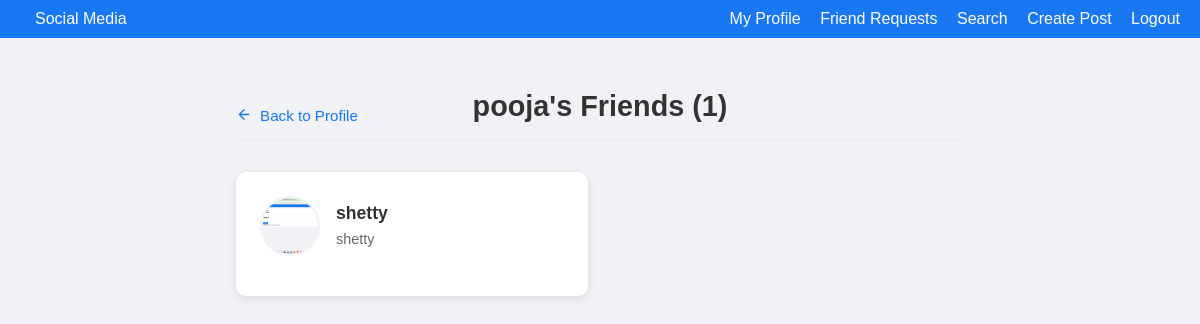
Screenshot of /friends/pooja/ (signed in) with the database file from the repository.
### core/models.py (models this page shows, shortened)
class User(AbstractUser):
    bio = models.TextField(max_length=500, blank=True)
    profile_pic = models.ImageField(
        upload_to='profile_pics/',
        default='profile_pics/default.png',
        validators=[FileExtensionValidator(['jpg', 'jpeg', 'png'])]
    )
    groups = models.ManyToManyField(
        'auth.Group',
        verbose_name='groups',
        blank=True,
        help_text='The groups this user belongs to. A user will get all permissions granted to each of their groups.',
        related_name="core_user_groups",
        related_query_name="user",
    )
    user_permissions = models.ManyToManyField(
        'auth.Permission',
        verbose_name='user permissions',
        blank=True,
        help_text='Specific permissions for this user.',
        related_name="core_user_permissions",
        related_query_name="user",
    )

### core/views.py (the view)
# urls.py: path('friends/<str:username>/', views.friends_list_view, name='friends_list'),
@login_required
def friends_list_view(request, username):
    user = get_object_or_404(User, username=username)
    is_own_profile = (request.user == user)
    friendships = Friendship.objects.filter(
        Q(user1=user) | Q(user2=user)
    )
    friends = []
    for friendship in friendships:
        friend = friendship.user1 if friendship.user1 != user else friendship.user2
        friends.append(friend)
    context = {
        'profile_user': user,
        'friends': friends,
        'is_own_profile': is_own_profile,
    }
    return render(request, 'core/friends_list.html', context)

### templates/core/friends_list.html (shortened to what this page needs)
{% extends 'core/base.html' %}
{% block content %}
<div class="friends-container">
    <div class="friends-header">
        <a href="{% url 'profile' profile_user.username %}">
            <svg width="16" height="16" viewBox="0 0 24 24" fill="none" stroke="currentColor" stroke-width="2" stroke-linecap="round" stroke-linejoin="round">
                <path d="M19 12H5M12 19l-7-7 7-7"/>
            </svg>
            Back to Profile
        </a>
        <h1>{{ profile_user.username }}'s Friends ({{ friends|length }})</h1>
    </div>
    <div class="friends-list">
        {% if friends %}
            {% for friend in friends %}
            <div class="friend-card">
                <div class="friend-info">
                    <img src="{{ friend.profile_pic.url }}" class="profile-pic-medium" alt="{{ friend.username }}">
                    <div class="friend-details">
                        <a href="{% url 'profile' friend.username %}">
                            <h3>{{ friend.username }}</h3>
                        </a>
                        {% if friend.bio %}
                        <p class="bio">{{ friend.bio|truncatechars:60 }}</p>
                        {% endif %}
                    </div>
                </div>
            </div>
            {% endfor %}
        {% endif %}
    </div>
</div>
{% endblock %}

### templates/core/base.html (style rules this page uses)
* { margin: 0; padding: 0; box-sizing: border-box; font-family: Arial, sans-serif; }
body { background-color: #f0f2f5; }
.profile-pic-medium { width: 50px; height: 50px; border-radius: 50%; object-fit: cover; }

### templates/core/friends_list.html (style rules this page uses)
.friends-container { max-width: 800px; margin: 2rem auto; padding: 0 1rem; }
.friends-header { margin-bottom: 2rem; padding-bottom: 1rem; border-bottom: 1px solid #eaeaea; position: relative; }
.friends-header h1 { font-size: 1.8rem; font-weight: 600; color: #333; text-align: center; margin: 0; }
.friends-header a { position: absolute; left: 0; top: 50%; transform: translateY(-50%); color: #1877f2; text-decoration: none; font-size: 0.95rem; display: flex; align-items: center; gap: 0.5rem; }
.friends-list { display: grid; grid-template-columns: repeat(auto-fill, minmax(300px, 1fr)); gap: 1.5rem; margin-top: 1.5rem; }
.friend-card { background: #fff; border-radius: 10px; box-shadow: 0 2px 8px rgba(0, 0, 0, 0.1); padding: 1.5rem; display: flex; flex-direction: column; transition: transform 0.2s ease, box-shadow 0.2s ease; }
.friend-info { display: flex; align-items: center; gap: 1rem; margin-bottom: 1rem; }
.profile-pic-medium { width: 60px; height: 60px; border-radius: 50%; object-fit: cover; border: 2px solid #f0f2f5; }
.friend-details { flex: 1; }
.friend-details h3 { margin: 0; font-size: 1.1rem; font-weight: 600; }
.friend-details a { color: #333; text-decoration: none; }
.bio { margin: 0.3rem 0 0; color: #65676b; font-size: 0.9rem; line-height: 1.4; }

### rows the page displays
User: username "pooja"
User: profile_pic (picture), username "shetty", bio "shetty"

### other values shown
{{ friends|length }} "1"
